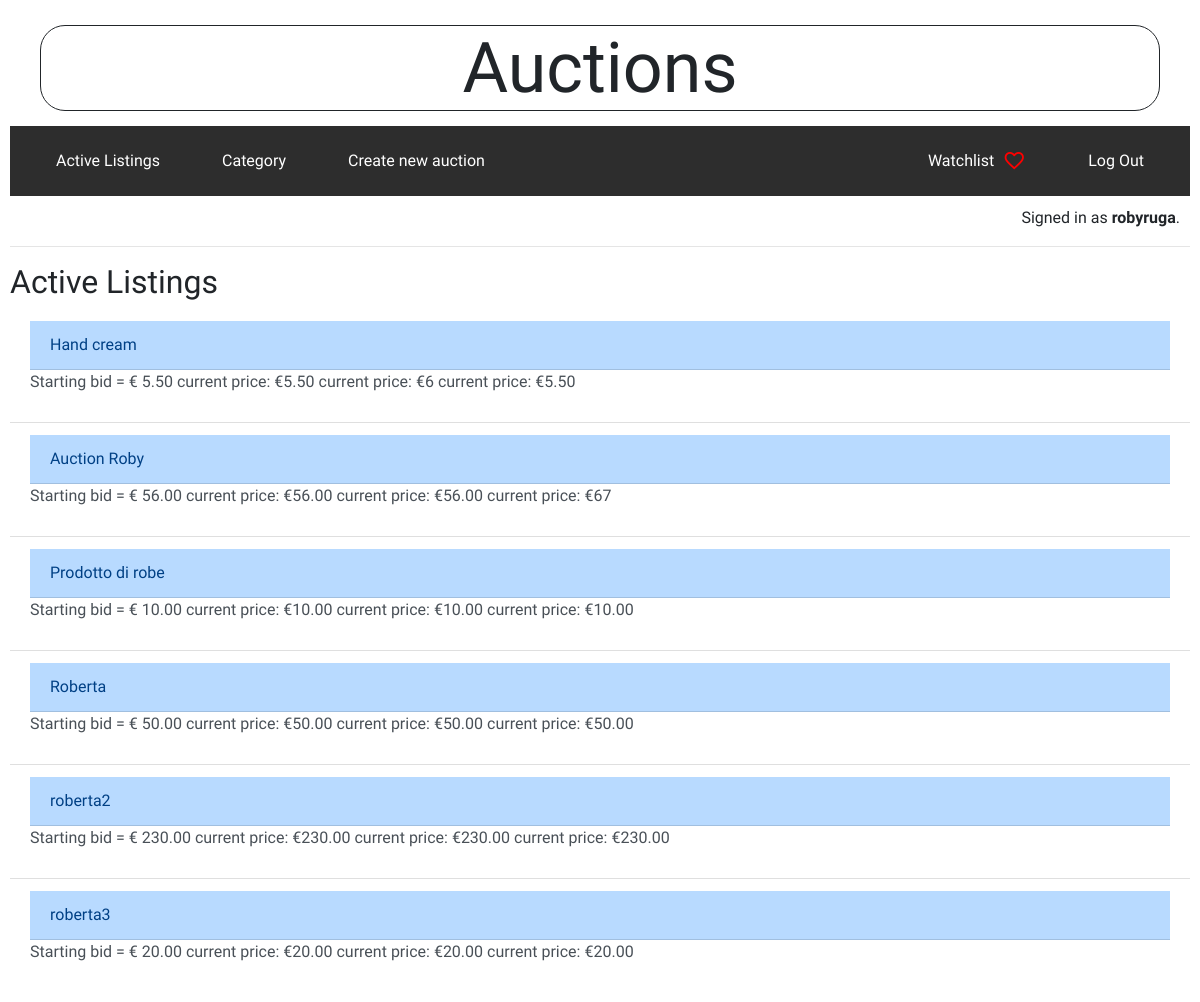
The page / (signed in) on the database its author committed.
### auctions/models.py (models this page shows, shortened)
class User(AbstractUser):
    pass

class Auction(models.Model):
    title = models.CharField(max_length=64)
    description = models.TextField(max_length=200, blank=True)
    owner = models.ForeignKey(User, on_delete=models.CASCADE)
    start_bid = models.DecimalField(max_digits=8, decimal_places=2, default=0.00)
    active = models.BooleanField(default=True)
    image = models.ImageField(upload_to='auctions_images/', blank=True)
    category = models.CharField(max_length=64, blank=True)
    date = models.DateField()

### auctions/views.py (the view)
# urls.py: path("", views.index, name="index"),
def index(request):
    auctions_list = Auction.objects.all()
    current_price = Bid.objects.values('auction_id').annotate(max_amount=Max('amount'))
    return render(request, "auctions/index.html", {
        "auctions_list" : auctions_list,
        "current_price" : current_price
    })

### auctions/templates/auctions/index.html (shortened to what this page needs)
{% extends "auctions/layout.html" %}
{% block body %}
    <h2>Active Listings</h2>
    {% if auctions_list %}
    <ul class="list-group list-group-flush">
        {% for auction in auctions_list %}
            {% if auction.active == True %}
                <li class="list-group-item list-group-item-action">
                    <a href="{% url 'detail' auction.id %}" class="list-group-item list-group-item-action list-group-item-primary">{{ auction.title }}</a>
                    Starting bid = € {{ auction.start_bid }}
                    {% for i in current_price  %}
                        {% if i.auction_id == auction.id %}
                            current price: €{{ i.max_amount }}
                        {% else %}
                            current price: €{{ auction.start_bid }}
                        {% endif %}
                    {% endfor %}
                </li>
    {% endif %}
        {% endfor %}
    </ul>
    {% endif %}
{% endblock %}

### auctions/templates/auctions/layout.html (shortened to what this page needs)
{% load static %}
<!DOCTYPE html>
<html lang="en">
    <head>
        <link rel="stylesheet" href="https://stackpath.bootstrapcdn.com/bootstrap/4.4.1/css/bootstrap.min.css">
        <link href="{% static 'auctions/styles.css' %}" rel="stylesheet">
    </head>
    <body>
        <div class="container-fluid">
            <h1>Auctions</h1>
        </div>
        <div class="container-fluid d-flex" id="nav_bar">
            {% if user.is_authenticated %}
            <div class="nav-group d-flex">
                <a class="nav-link" href="{% url 'index' %}">Active Listings</a>
                <a class="nav-link" href="{% url 'category' %}">Category</a>
                <a class="nav-link" href="{% url 'create' %}">Create new auction</a>
            </div>
            <div class="nav-group d-flex">
                <div>
                    <a  id="icon" class="nav-link" href="{% url 'watchlist' %}">Watchlist<span class="material-symbols-outlined">favorite</span>
                    </a>
                 </div>
                <a class="nav-link" href="{% url 'logout' %}">Log Out</a>
            </div>
                {% else %}
            <div class="nav-group d-flex" id="not_login">
                <a class="nav-link" href="{% url 'login' %}">Log In</a>
                <a class="nav-link" href="{% url 'register' %}">Register</a>
            </div>
                {% endif %}
        </div>
        <div id="sign">
            {% if user.is_authenticated %}
                Signed in as <strong>{{ user.username }}</strong>.
            {% else %}
                Not signed in.
            {% endif %}
        </div>
        <hr>
        {% block body %}
        {% endblock %}
    </body>
</html>

### auctions/static/auctions/styles.css (style rules this page uses)
body { padding: 10px; font-family: 'Lexend', sans-serif; font-family: 'Montserrat', sans-serif; font-family: 'Tilt Neon', cursive; }
h1 { text-align: center; margin: 15px; font-size: 70px; border: 1px solid; border-radius: 25px; }
#nav_bar { flex-direction: row; justify-content: space-between; background-color: rgb(45,45,45); }
.nav-link { color: white; margin: 15px; border: 0px; border-radius: 15px; }
#sign { text-align: end; margin: 10px; }
.material-symbols-outlined { color: red; font-variation-settings: 'FILL' 0, 'wght' 400, 'GRAD' 0, 'opsz' 4; margin-left: 8px; }
#icon { display: flex; align-items: center; }

### rows shown on the page
User: username "robyruga"
Auction: title "Hand cream", start_bid "5.50", start_bid "5.50" "5.50", max_amount "6"
Auction: title "Auction Roby", start_bid "56.00", start_bid "56.00" "56.00", max_amount "67"
Auction: title "Prodotto di robe", start_bid "10.00", start_bid "10.00" "10.00" "10.00"
Auction: title "Roberta", start_bid "50.00", start_bid "50.00" "50.00" "50.00"
Auction: title "roberta2", start_bid "230.00", start_bid "230.00" "230.00" "230.00"
Auction: title "roberta3", start_bid "20.00", start_bid "20.00" "20.00" "20.00"
